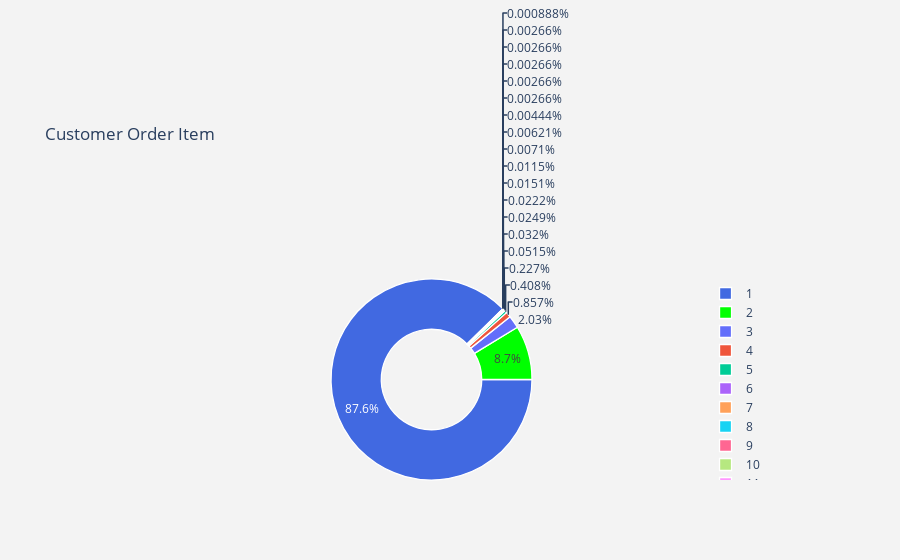

Write notebook code for a chart like this one.
### Markdown cell above
# Customer Item Order

### Code cell
lab = olist_order_items["order_item_id"].value_counts().keys().tolist()
#values
val = olist_order_items["order_item_id"].value_counts().values.tolist()

trace = go.Pie(labels = lab ,
               values = val ,
               marker = dict(colors =  [ 'royalblue' ,'lime'],
                             line = dict(color = "white",
                                         width =  1.3)
                            ),
               rotation = 90,
               hoverinfo = "label+value+text",
               hole = .5
              )
layout = go.Layout(dict(title = "Customer Order Item",
                        plot_bgcolor  = "rgb(243,243,243)",
                        paper_bgcolor = "rgb(243,243,243)",
                       )
                  )

data = [trace]
fig = go.Figure(data = data,layout = layout)
py.iplot(fig)

### Figure 1 — Plotly figure (JSON) as saved in the notebook; plotly's stock layout.template omitted (floating-point values rounded to 4 significant figures)
{"data": [{"hole": 0.5, "hoverinfo": "label+value+text", "labels": [1, 2, 3, 4, 5, 6, 7, 8, 9, 10, 11, 12, 13, 14, 15, 20, 16, 17, 18, 19, 21], "marker": {"colors": ["royalblue", "lime"], "line": {"color": "white", "width": 1.3}}, "rotation": 90, "type": "pie", "values": [98666, 9803, 2287, 965, 460, 256, 58, 36, 28, 25, 17, 13, 8, 7, 5, 3, 3, 3, 3, 3, 1]}], "layout": {"paper_bgcolor": "rgb(243,243,243)", "plot_bgcolor": "rgb(243,243,243)", "title": {"text": "Customer Order Item"}}}
